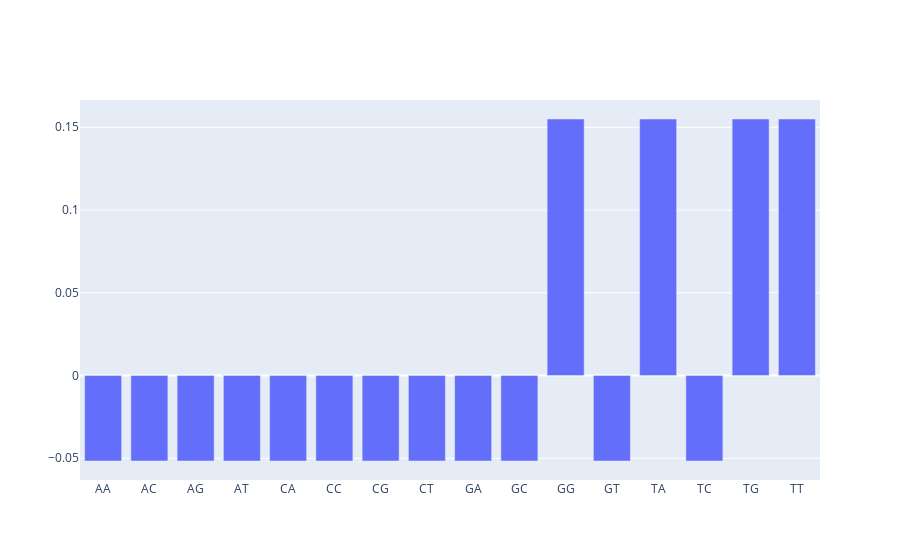

Source (notebook cell):
### Code cell
plot_freqs(simulated_data_equal_nuc_freqs, num_favoured=4, bias_degree=1.5)

### Figure 1 — Plotly figure (JSON) as saved in the notebook; plotly's stock layout.template omitted (floating-point values rounded to 4 significant figures)
{"data": [{"type": "bar", "x": ["AA", "AC", "AG", "AT", "CA", "CC", "CG", "CT", "GA", "GC", "GG", "GT", "TA", "TC", "TG", "TT"], "y": [-0.05167, -0.05167, -0.05167, -0.05167, -0.05167, -0.05167, -0.05167, -0.05167, -0.05167, -0.05167, 0.155, -0.05167, 0.155, -0.05167, 0.155, 0.155]}], "layout": {}}
